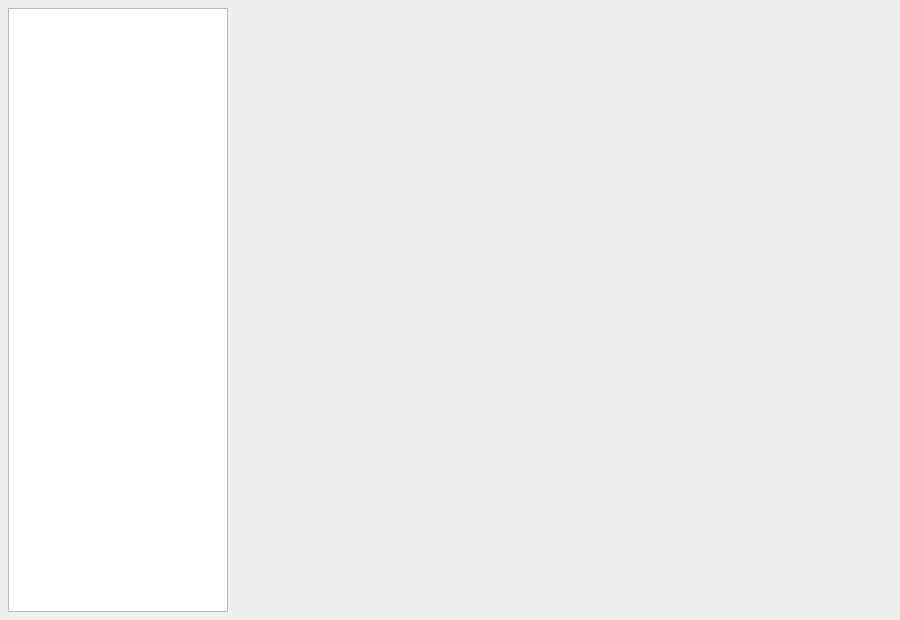
<?xml version="1.0" encoding="UTF-8"?>
<ui version="4.0">
 <class>CSettingsComponent</class>
 <widget class="QFrame" name="CSettingsComponent">
  <property name="geometry">
   <rect>
    <x>0</x>
    <y>0</y>
    <width>900</width>
    <height>620</height>
   </rect>
  </property>
  <property name="windowTitle">
   <string>Settings</string>
  </property>
  <layout class="QHBoxLayout" name="hl_SettingsRoot">
   <property name="spacing">
    <number>8</number>
   </property>
   <property name="leftMargin">
    <number>8</number>
   </property>
   <property name="topMargin">
    <number>8</number>
   </property>
   <property name="rightMargin">
    <number>8</number>
   </property>
   <property name="bottomMargin">
    <number>8</number>
   </property>
   <item>
    <widget class="QListWidget" name="lw_SettingsNavigation">
     <property name="minimumSize">
      <size>
       <width>170</width>
       <height>0</height>
      </size>
     </property>
     <property name="maximumSize">
      <size>
       <width>220</width>
       <height>16777215</height>
      </size>
     </property>
     <property name="horizontalScrollBarPolicy">
      <enum>Qt::ScrollBarAlwaysOff</enum>
     </property>
     <property name="selectionMode">
      <enum>QAbstractItemView::SingleSelection</enum>
     </property>
     <property name="uniformItemSizes">
      <bool>true</bool>
     </property>
    </widget>
   </item>
   <item>
    <widget class="QStackedWidget" name="sw_SettingsPages">
     <property name="currentIndex">
      <number>0</number>
     </property>
     <widget class="QWidget" name="pg_Servers">
      <layout class="QVBoxLayout" name="vl_Servers">
       <item>
        <widget class="swift::gui::components::CSettingsNetworkServersComponent" name="comp_SettingsServersComponent"/>
       </item>
      </layout>
     </widget>
     <widget class="QWidget" name="pg_Gui">
      <layout class="QVBoxLayout" name="vl_Gui">
       <item>
        <widget class="swift::gui::components::CSettingsGuiComponent" name="comp_SettingsGuiGeneral"/>
       </item>
       <item>
        <widget class="swift::gui::components::CSettingsViewUpdateTimes" name="comp_SettingsGuiRefreshTimes"/>
       </item>
      </layout>
     </widget>
     <widget class="QWidget" name="pg_Network">
      <layout class="QVBoxLayout" name="vl_Network">
       <item>
        <widget class="swift::gui::components::CSettingsNetworkComponent" name="comp_SettingsNetwork"/>
       </item>
      </layout>
     </widget>
     <widget class="QWidget" name="pg_Hotkeys">
      <layout class="QVBoxLayout" name="vl_Hotkeys">
       <item>
        <widget class="swift::gui::components::CSettingsHotkeyComponent" name="comp_SettingsHotkeys"/>
       </item>
      </layout>
     </widget>
     <widget class="QWidget" name="pg_Audio">
      <layout class="QVBoxLayout" name="vl_Audio">
       <item>
        <widget class="swift::gui::components::CAudioNotificationComponent" name="comp_AudioNotification"/>
       </item>
      </layout>
     </widget>
     <widget class="QWidget" name="pg_DataAndCaches">
      <layout class="QVBoxLayout" name="vl_DataAndCaches">
       <item>
        <widget class="swift::gui::components::CDbLoadOverviewComponent" name="comp_DataLoadOverview"/>
       </item>
      </layout>
     </widget>
     <widget class="QWidget" name="pg_Simulator">
      <layout class="QVBoxLayout" name="vl_Simulator">
       <item>
        <widget class="swift::gui::components::CSettingsSimulatorComponent" name="comp_SettingsSimulator"/>
       </item>
      </layout>
     </widget>
     <widget class="QWidget" name="pg_SimulatorBasics">
      <layout class="QVBoxLayout" name="vl_SimulatorBasics">
       <item>
        <widget class="swift::gui::components::CSettingsSimulatorBasicsComponent" name="comp_SettingsSimulatorBasics"/>
       </item>
      </layout>
     </widget>
     <widget class="QWidget" name="pg_SimulatorMessages">
      <layout class="QVBoxLayout" name="vl_SimulatorMessages">
       <item>
        <widget class="swift::gui::components::CSettingsSimulatorMessagesComponent" name="comp_SettingsSimulatorMessages"/>
       </item>
      </layout>
     </widget>
     <widget class="QWidget" name="pg_Matching">
      <layout class="QVBoxLayout" name="vl_Matching">
       <item>
        <widget class="swift::gui::components::CSettingsMatchingComponent" name="comp_SettingsMatching"/>
       </item>
      </layout>
     </widget>
     <widget class="QWidget" name="pg_Advanced">
      <layout class="QVBoxLayout" name="vl_Advanced">
       <item>
        <widget class="swift::gui::components::CSettingsAdvancedComponent" name="comp_SettingsAdvanced"/>
       </item>
      </layout>
     </widget>
    </widget>
   </item>
  </layout>
 </widget>
 <customwidgets>
  <customwidget>
   <class>swift::gui::components::CDbLoadOverviewComponent</class>
   <extends>QFrame</extends>
   <header>gui/components/dbloadoverviewcomponent.h</header>
   <container>1</container>
  </customwidget>
  <customwidget>
   <class>swift::gui::components::CSettingsSimulatorBasicsComponent</class>
   <extends>QFrame</extends>
   <header>gui/components/settingssimulatorbasicscomponent.h</header>
   <container>1</container>
  </customwidget>
  <customwidget>
   <class>swift::gui::components::CSettingsGuiComponent</class>
   <extends>QFrame</extends>
   <header>gui/components/settingsguicomponent.h</header>
   <container>1</container>
  </customwidget>
  <customwidget>
   <class>swift::gui::components::CSettingsAdvancedComponent</class>
   <extends>QFrame</extends>
   <header>gui/components/settingsadvancedcomponent.h</header>
   <container>1</container>
  </customwidget>
  <customwidget>
   <class>swift::gui::components::CSettingsSimulatorComponent</class>
   <extends>QFrame</extends>
   <header>gui/components/settingssimulatorcomponent.h</header>
   <container>1</container>
  </customwidget>
  <customwidget>
   <class>swift::gui::components::CSettingsNetworkServersComponent</class>
   <extends>QFrame</extends>
   <header>gui/components/settingsnetworkserverscomponent.h</header>
   <container>1</container>
  </customwidget>
  <customwidget>
   <class>swift::gui::components::CSettingsNetworkComponent</class>
   <extends>QFrame</extends>
   <header>gui/components/settingsnetworkcomponent.h</header>
   <container>1</container>
  </customwidget>
  <customwidget>
   <class>swift::gui::components::CSettingsHotkeyComponent</class>
   <extends>QFrame</extends>
   <header>gui/components/settingshotkeycomponent.h</header>
   <container>1</container>
  </customwidget>
  <customwidget>
   <class>swift::gui::components::CSettingsSimulatorMessagesComponent</class>
   <extends>QFrame</extends>
   <header>gui/components/settingssimulatormessagescomponent.h</header>
   <container>1</container>
  </customwidget>
  <customwidget>
   <class>swift::gui::components::CSettingsViewUpdateTimes</class>
   <extends>QFrame</extends>
   <header>gui/components/settingsviewupdatetimes.h</header>
   <container>1</container>
  </customwidget>
  <customwidget>
   <class>swift::gui::components::CSettingsMatchingComponent</class>
   <extends>QFrame</extends>
   <header>gui/components/settingsmatchingcomponent.h</header>
   <container>1</container>
  </customwidget>
  <customwidget>
   <class>swift::gui::components::CAudioNotificationComponent</class>
   <extends>QFrame</extends>
   <header>gui/components/audionotificationcomponent.h</header>
   <container>1</container>
  </customwidget>
 </customwidgets>
  <tabstops>
   <tabstop>lw_SettingsNavigation</tabstop>
  </tabstops>
 <resources/>
 <connections/>
</ui>
